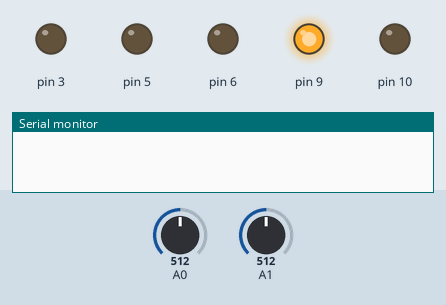
A sketch run on a simulated Arduino Uno, built with avr-gcc and run on an emulated ATmega328P. Parts: output pins drawn as LEDs (lit = HIGH), the last lines printed to the serial monitor. The inputs (shaded band) are chosen by the test bench; at power-on: A0 = 512, A1 = 512.

Above: at 0.1 s.
At 1.0 s:
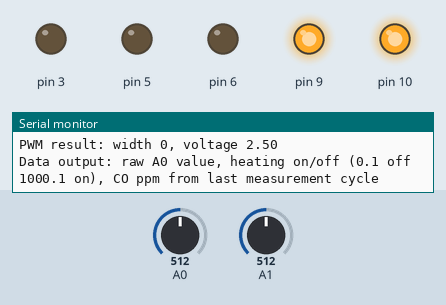
At 20.68 s:
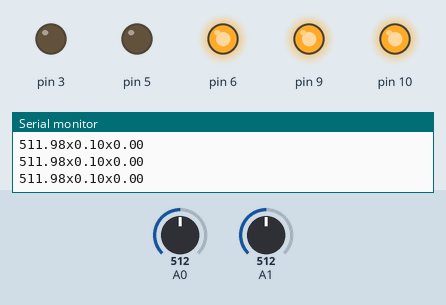
At 40.8 s:
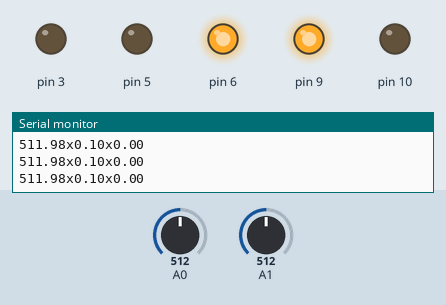
Timing chart, 0 to 40.9 s (numbered marks = the images above):
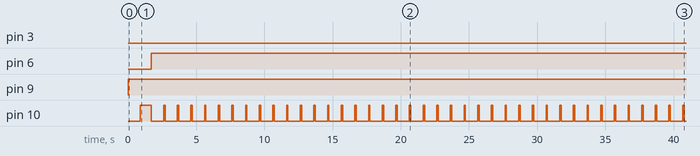

Measured:
- by itself, pin 6: LOW → HIGH at 1.7 s
- by itself, pin 10: repeats every 1.0 s: LOW 0.90 s, HIGH 0.10 s

The sketch:

CO_detector.ino
```cpp
int time_scale = 8;

void setTimer0PWM(byte chA, byte chB) //pins D5 and D6
{
  TCCR0A = 0b10110011; //OCA normal,OCB inverted, fast pwm
  TCCR0B = 0b010; //8 prescaler - instead of system's default 64 prescaler - thus time moves 8 times faster
  OCR0A = chA; //0..255
  OCR0B = chB;
}


void setTimer2PWM(byte chA, byte chB) //pins D11 and D3
{
  TCCR2A = 0b10100011; //OCA,OCB, fast pwm
  TCCR2B = 0b001; //no prescaler
  OCR2A = chA; //0..255
  OCR2B = chB;
}

void setTimer1PWM(int chA, int chB) //pins D9 and D10 (LED)
{
  TCCR1A = 0b10100011; //OCA,OCB, fast pwm
  TCCR1B = 0b1001; //no prescaler
  OCR1A = chA; //0..1023
  OCR1B = chB;
}

float opt_voltage = 0;
byte opt_width = 240; //default reasonable value


void pwm_adjust()
{
  float previous_v = 5.0; //voltage at previous attempt
  float raw2v = 5.0 / 1024.0;//coefficient to convert Arduino's   (ADC)
  //analogRead result into voltage in volts
  for(int w = 0; w < 250; w++)
  {
    setTimer2PWM(0, w);
    float avg_v = 0;
    for(int x = 0; x < 100; x ++) //measure over about 100ms to ensure stable result
    {
      avg_v += analogRead(A1);
      delay(time_scale);
    }
    avg_v *= 0.01;
    avg_v *= raw2v;
    Serial.print("adjusting PWM w=");
    Serial.print(w);
    Serial.print(", V=");
    Serial.println(avg_v);
    if(avg_v < 3.6 && previous_v > 3.6) //we found optimal width
    {
      float dnew = 3.6 - avg_v; //now we need to find if current one
      float dprev = previous_v - 3.6;//or previous one is better
      if(dnew < dprev) //if new one is closer to 1.4 then return it
      {
        opt_voltage = avg_v;
        opt_width = w;
        return;
      }
      else //else return previous one
      {
        opt_voltage = previous_v;
        opt_width = w-1;
        return;
      }
    }
    previous_v = avg_v;
    opt_voltage=avg_v;
    opt_width=w;
  }
}

float red_threshold = 10;
float reference_resistor_kOhm = 10.0;

float sensor_reading_clean_air = 250;
float sensor_reading_100_ppm_CO = -1;

float sensor_100ppm_CO_resistance_kOhm; //calculated from sensor_reading_100_ppm_CO variable
float sensor_base_resistance_kOhm; //calculated from sensor_reading_clean_air variable

byte phase = 0; //1 - high voltage, 0 - low voltage
unsigned long prev_ms = 0;
unsigned long sec10 = 0;
//please take care of overflow problem
unsigned long high_on = 0; //time when we started high temperature cycle
unsigned long low_on = 0; //time when we started low temperature cycle
unsigned long last_print = 0; //time when we last printed message in serial

float sens_val = 0;
float last_CO_ppm_measurement = 0;

float raw_value_to_CO_ppm(float value)
{
  if(value < 1) return -1; //wrong input value
  sensor_base_resistance_kOhm = reference_resistor_kOhm * 1023 / sensor_reading_clean_air - reference_resistor_kOhm;    //  30.92
  if(sensor_reading_100_ppm_CO > 0)
  {
    sensor_100ppm_CO_resistance_kOhm = reference_resistor_kOhm * 1023 / sensor_reading_100_ppm_CO - reference_resistor_kOhm;
  }
  else
  {
    sensor_100ppm_CO_resistance_kOhm = sensor_base_resistance_kOhm * 0.25;   // Ro= Rs x 0.25 = 7.73
  }
  float sensor_R_kOhm = reference_resistor_kOhm * 1023 / value - reference_resistor_kOhm;           // (10230/val) - 10  = 24.1   assumig val =300
  float R_relation = sensor_100ppm_CO_resistance_kOhm / sensor_R_kOhm;                              //  7.73/  ^   = 7.73/24.1  =  0.320
  float CO_ppm = 134 * R_relation - 35;                                                             //  134 * 0.32 -35 = 7.9
  if(CO_ppm < 0) CO_ppm = 0;
  return CO_ppm;
}

void startMeasurementPhase()
{
  phase = 0;
  low_on = sec10;
  setTimer2PWM(0, opt_width);
}

void startHeatingPhase()
{
  phase = 1;
  high_on = sec10;
  setTimer2PWM(0, 255);
}
void setLEDs(int br_green, int br_red)
{
  if(br_red < 0) br_red = 0;
  if(br_red > 100) br_red = 100;
  if(br_green < 0) br_green = 0;
  if(br_green > 100) br_green = 100;

  float br = br_red;
  br *= 0.01;
  br = (exp(br)-1) / 1.7183 * 1023.0;
  float bg = br_green;
  bg *= 0.01;
  bg = (exp(bg)-1) / 1.7183 * 1023.0;
  if(br < 0) br = 0;
  if(br > 1023) br = 1023;
  if(bg < 0) bg = 0;
  if(bg > 1023) bg = 1023;

  setTimer1PWM(1023-br, 1023-bg);
}


void setup() {

  pinMode(5, OUTPUT);
  pinMode(6, OUTPUT);
  pinMode(3, OUTPUT);
  pinMode(9, OUTPUT);
  pinMode(10, OUTPUT);
  pinMode(A0, INPUT);
  pinMode(A1, INPUT);
  setTimer1PWM(1023, 0);
  analogReference(DEFAULT);
  Serial.begin(9600);

  pwm_adjust();

  Serial.print("PWM result: width ");
  Serial.print(opt_width);
  Serial.print(", voltage ");
  Serial.println(opt_voltage);
  Serial.println("Data output: raw A0 value, heating on/off (0.1 off 1000.1 on), CO ppm from last measurement cycle");

  startMeasurementPhase(); //start from measurement
}

void loop()
{
  unsigned long ms = millis();
  int dt = ms - prev_ms;

  if(dt > 100*time_scale || dt < 0)
  {
    prev_ms = ms;
    sec10++; //increase 0.1s counter
    if(sec10%10 == 1) //LEDs to blink periodically
    {
      setTimer1PWM(1023, 1023); //blink LEDs once per second
    }
    else //calculate LEDs state
    {
      int br_red = 0, br_green = 0; //brightness from 1 to 100, setLEDs function handles converting it into timer settings
      if(last_CO_ppm_measurement <= red_threshold) //turn green LED if we are below 30 PPM
      {//the brighter it is, the lower concentration is
        br_red = 0; //turn off red
        br_green = (red_threshold - last_CO_ppm_measurement)*100.0/red_threshold; //the more negative is concentration, the higher is value
        if(br_green < 1) br_green = 1; //don't turn off completely
      }
      else //if we are above threshold, turn on red one
      {
        br_green = 0; //keep green off
        br_red = (last_CO_ppm_measurement-red_threshold)*100.0/red_threshold; //the higher is concentration, the higher is this value
        if(br_red < 1) br_red = 1; //don't turn off completely
      }
      setTimer0PWM(255, 255);

      setLEDs(br_green, br_red); //set LEDs brightness
    }
  }
  if(phase == 1 && sec10 - high_on > 600) //60 seconds of heating ended?
    startMeasurementPhase();
  if(phase == 0 && sec10 - low_on > 900) //90 seconds of measurement ended?
  {
    last_CO_ppm_measurement = raw_value_to_CO_ppm(sens_val);
    startHeatingPhase();
  }

  float v = analogRead(A0); //reading value
  sens_val *= 0.999; //applying exponential averaging using formula
  sens_val += 0.001*v; // average = old_average*a + (1-a)*new_reading
  if(sec10 - last_print > 9) //print measurement result into serial 2 times per second
  {
    last_print = sec10;
    Serial.print(sens_val);
    Serial.print("x");
    Serial.print(0.1 + phase*1000);
    Serial.print("x");
    Serial.println(last_CO_ppm_measurement);
  }
}
```
